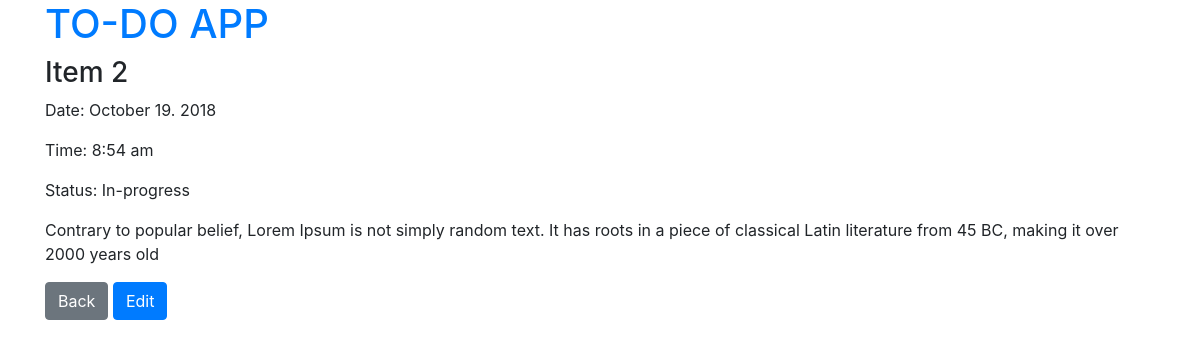
Screenshot of /item-2/11/ with the database file from the repository.
### web/models.py (models this page shows, shortened)
class Todo(models.Model):
    INPROGRESS = 'I'
    COMPLETED = 'C'
    PENDING = 'P'
    STATUS_CHOICES = (
        (PENDING, 'Pending'),
        (INPROGRESS, 'In-progress'),
        (COMPLETED, 'Completed'),
    )
    title = models.CharField(max_length=100)
    description = models.TextField(null=True, blank=True)
    date = models.DateField()
    time = models.TimeField()
    status = models.CharField(choices=STATUS_CHOICES, max_length=1, default='P')
    created_date = models.DateTimeField(auto_now_add=True)
    modified_date = models.DateTimeField(auto_now=True)
    is_active = models.BooleanField(default=True)
    class Meta:
        verbose_name = "To-do item"
        verbose_name_plural = "To-do items"
    def get_status(self):
        if self.status == self.INPROGRESS:
            return 'In-progress'
        elif self.status == self.COMPLETED:
            return 'Completed'
        elif self.status == self.PENDING:
            return 'Pending'
        else:
            return None
    def get_slug(self):
        slug = slugify(self.title)
        return slug

### web/views.py (the view)
# urls.py: url(r'^todo-list/(?P<todo_id>\d+)/$', TodoDetailView.as_view(), name='todo_detail_api'),
class TodoDetailView(DetailView):
    model = Todo
    slug_url_kwarg = None
    pk_url_kwarg = 'todo_id'

### web/templates/web/todo_detail.html (shortened to what this page needs)
{% extends 'web/base.html' %}
{% block content %}
<h3>{{ object.title }}</h3>
<p><span>Date:</span> {{ object.date|date:"F d. Y" }}</p>
<p><span>Time:</span> {{ object.time|time:"g:i A"|lower }}</p>
<p><span>Status:</span> {{ object.get_status }}</p>
<p>{{ object.description }}</p>
<a class="btn btn-secondary" href="{% url 'todo_list' %}">Back</a>
<a class="btn btn-primary" href="{% url 'todo_update' object.get_slug object.id %}">Edit</a>
{% endblock content %}

### rows the page displays
Todo: title "Item 2", date "October 19. 2018", time "8:54 am", get_status "In-progress", description "Contrary to popular belief, Lorem Ipsum is not simply random text. It has roots in a piece of classical Latin literature from 45 BC, making it over 2000 years old"
